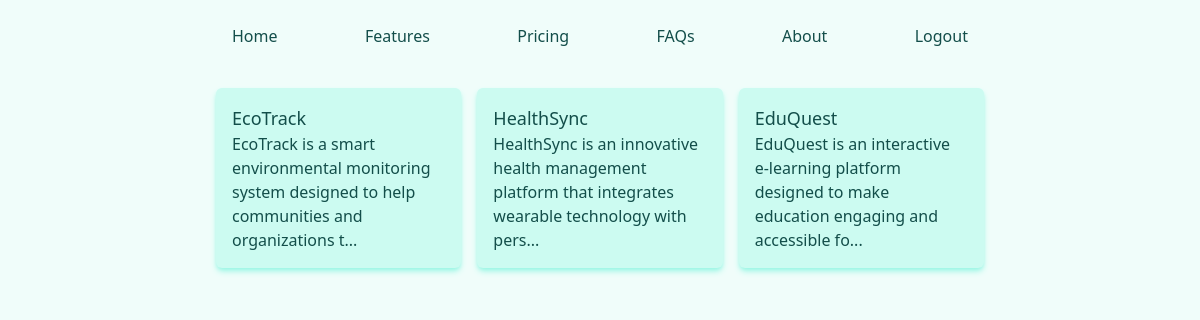
Screenshot of /projects/ (signed in) with the database file from the repository.
### proj_mgm/models.py (models this page shows, shortened)
class Project(models.Model):
    name = models.CharField(max_length=255)
    slug = models.SlugField(max_length=255)
    description = models.TextField()
    user = models.ForeignKey(User, on_delete=models.PROTECT) # PROTECT means that if a user is deleted, the project will not be deleted
    class Meta: # You can easily add permissions to your model by using the Meta class
        permissions = [("can_add_new_project", "can add new project")] # look at the auth_permission table to see the permissions

### proj_mgm/views.py (the view)
# urls.py: path('projects/', views.project_listing, name="project_listing"),
@login_required(login_url="/login/")
@permission_required("proj_mgm.view_project")
def project_listing(request):
    project_data = Project.objects.all()
    context = {
        "project_data": project_data
    }
    return render(request, "project.html", context)

### templates/project.html (shortened to what this page needs)
{% extends 'base.html' %}
{% block content %}
    <div class="grid grid-cols-3 gap-4 mx-auto mt-6">
    {% for project in project_data %}
        <div class="card">
        <h1>
           <a href="{% url 'project_detail' project.slug %}">
                {{ project.name }}
            </a>
        </h1>
            {% if project.description|length > 100 %}
                <p>
                    {{ project.description|slice:":100" }}...
                </p>
            {% else %}
                <p>
                    {{ project.description }}
                </p>
            {% endif %}
        </div>
    {% endfor %}
    </div>
{% endblock %}

### rows the page displays
Project: name "EcoTrack", description "EcoTrack is a smart environmental monitoring system designed to help communities and organizations t"
Project: name "HealthSync", description "HealthSync is an innovative health management platform that integrates wearable technology with pers"
Project: name "EduQuest", description "EduQuest is an interactive e-learning platform designed to make education engaging and accessible fo"
